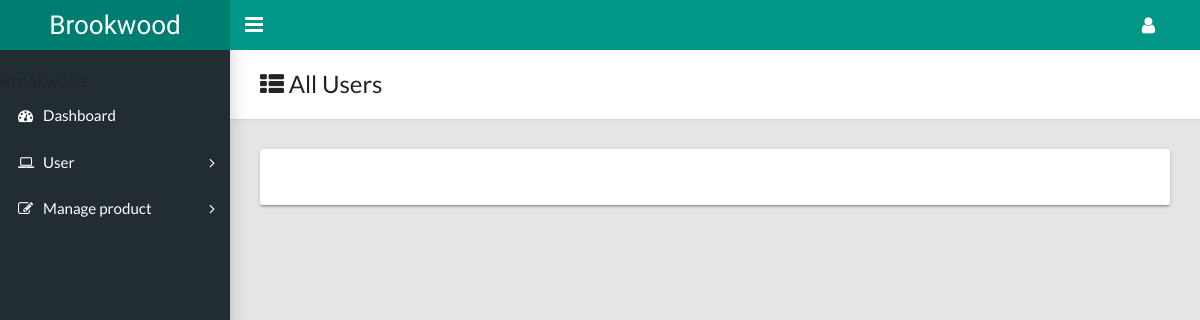
The page /admin_view_feedback on the database as committed earlier.
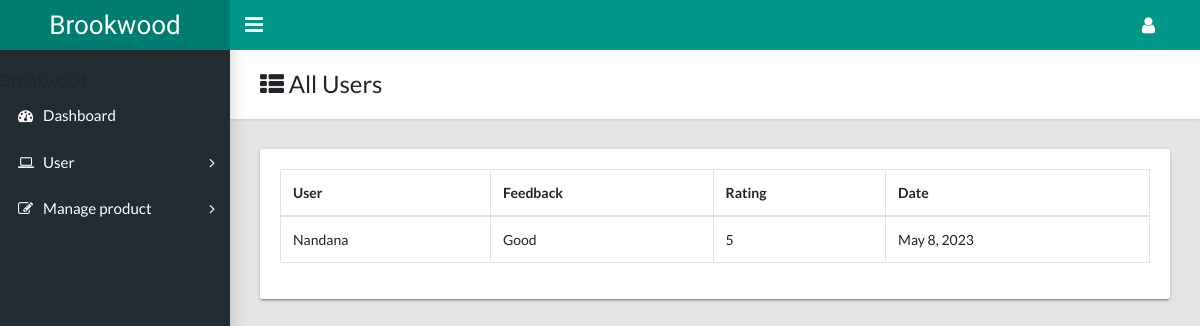
The same page on the database as committed later.
### brookwoodapp/models.py (models this page shows, shortened)
class Review(models.Model):
    user = models.ForeignKey(brookuser, on_delete=models.CASCADE)
    feedback = models.CharField(max_length=500)
    rating = models.CharField(max_length=50)
    date = models.DateField()
    review_status = models.CharField(max_length=10)

class brookuser(models.Model):
    fullname = models.CharField(max_length=20)
    housename= models.CharField(max_length=30)
    roadname = models.CharField(max_length=50)
    city = models.CharField(max_length=20)
    state = models.CharField(max_length=20)
    post = models.CharField(max_length=20)
    pincode = models.CharField(max_length=6)
    email = models.EmailField(max_length=40)
    phone_number = models.CharField(max_length=10)
    log_id = models.OneToOneField(Log, on_delete=models.CASCADE)
    role = models.CharField(max_length=10)
    userstatus = models.CharField(max_length=10)
    def __str__(self):
        return self.fullname

### woodapp/views.py (the view)
# urls.py: path('admin_view_feedback',views.admin_view_feedback,name='admin_view_feedback'),
def admin_view_feedback(request):
    data=Review.objects.all()
    return render(request,'admin_view_feedback.html',{'data':data})

### woodapp/templates/admin_view_feedback.html (shortened to what this page needs)
<!DOCTYPE html>
<html lang="en">
  <head>
    <link rel="stylesheet" type="text/css" href="../static/css/main.css">
    <link rel="stylesheet" type="text/css" href="https://maxcdn.bootstrapcdn.com/font-awesome/4.7.0/css/font-awesome.min.css">
  </head>
  <body class="app sidebar-mini">
    <header class="app-header"><a class="app-header__logo" href="index.html">Brookwood</a>
      <a class="app-sidebar__toggle" href="#" data-toggle="sidebar" aria-label="Hide Sidebar"></a>
      <ul class="app-nav">
        <li class="dropdown"><a class="app-nav__item" href="#" data-toggle="dropdown" aria-label="Open Profile Menu"><i class="fa fa-user fa-lg"></i></a>
        </li>
      </ul>
    </header>
    <aside class="app-sidebar">
          <p class="app-sidebar__user-name">Brookwood</p>
      <ul class="app-menu">
        <li><a class="app-menu__item" href="{% url 'admin_dashboard' %}"><i class="app-menu__icon fa fa-dashboard"></i><span class="app-menu__label">Dashboard</span></a></li>
        <li class="treeview"><a class="app-menu__item" href="#" data-toggle="treeview"><i class="app-menu__icon fa fa-laptop"></i><span class="app-menu__label">User</span><i class="treeview-indicator fa fa-angle-right"></i></a>
        </li>
        <li class="treeview"><a class="app-menu__item" href="#" data-toggle="treeview"><i class="app-menu__icon fa fa-edit"></i><span class="app-menu__label">Manage product</span><i class="treeview-indicator fa fa-angle-right"></i></a>
        </li>
    </aside>
    <main class="app-content">
      <div class="app-title">
        <div>
          <h1><i class="fa fa-th-list"></i> All Users</h1>
        </div>
      </div>
      <div class="row">
        <div class="col-md-12">
          <div class="tile">
            <div class="tile-body">
              <div class="table-responsive">
                <table class="table table-hover table-bordered" id="sampleTable">
                  <thead>
                    {% for i in data %}
                    <tr>
                      <th>User</th>
                      <th>Feedback</th>
                      <th>Rating</th>
                      <th>Date</th>
                    </tr>
                  </thead>
                  <tbody>
                    <tr>
                      <td>{{i.user}}</td>
                      <td>{{i.feedback}}</td>
                      <td>{{i.rating}}</td>
                      <td>{{i.date}}</td>
                    </tr>
                    {% endfor %}
                  </tbody>
                </table>
              </div>
            </div>
          </div>
        </div>
      </div>
    </main>
  </body>
</html>

Rows that differ between the two databases and show on the page:
added Review: user "Nandana", feedback "Good", rating "5", date "May 8, 2023"
